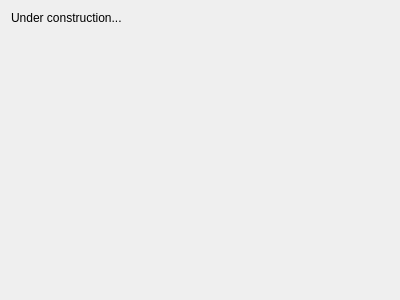
<?xml version="1.0" encoding="UTF-8"?>
<ui version="4.0">
 <class>SingleCellViewPreferencesWidget</class>
 <widget class="QWidget" name="SingleCellViewPreferencesWidget">
  <property name="geometry">
   <rect>
    <x>0</x>
    <y>0</y>
    <width>400</width>
    <height>300</height>
   </rect>
  </property>
  <layout class="QVBoxLayout" name="layout">
   <item>
    <widget class="QLabel" name="label">
     <property name="text">
      <string>Under construction...</string>
     </property>
     <property name="alignment">
      <set>Qt::AlignLeading|Qt::AlignLeft|Qt::AlignTop</set>
     </property>
    </widget>
   </item>
  </layout>
 </widget>
 <resources/>
 <connections/>
</ui>
